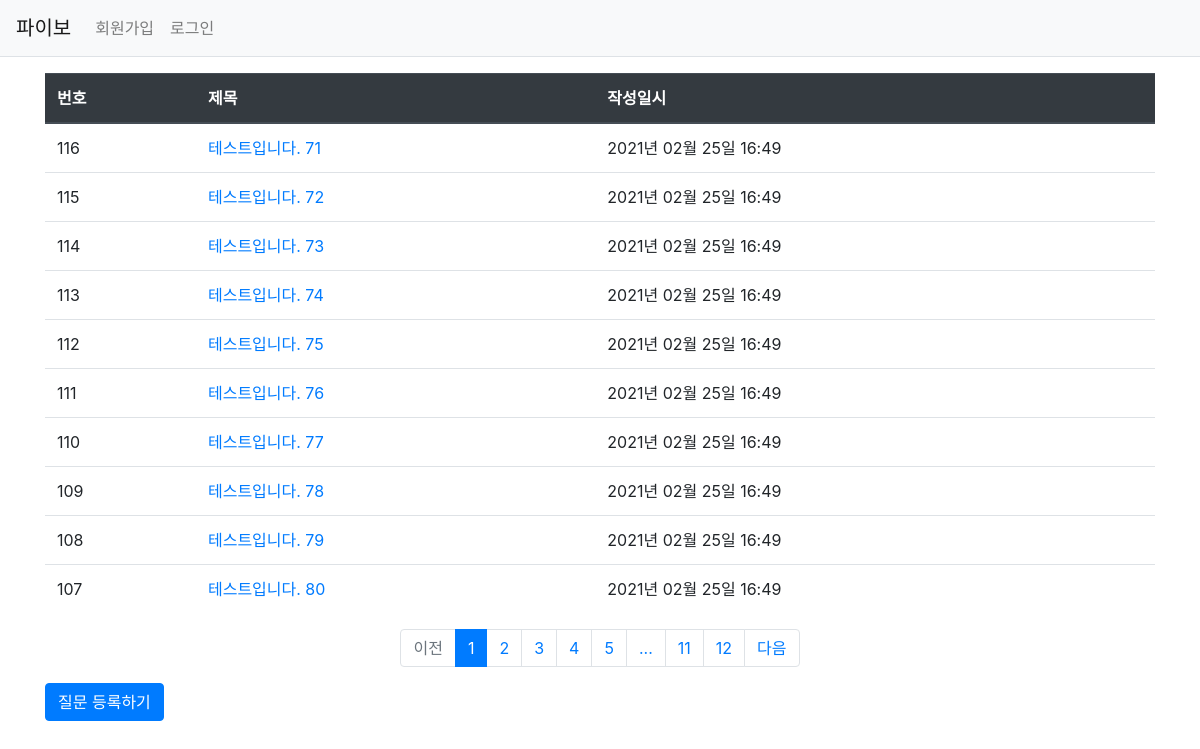
The page /question/list on the database its author committed.
### Pybo/models.py (models this page shows)
class Question(db.Model):
    id = db.Column(db.Integer, primary_key=True)  # primary_key는 중복되지 않는 값임
    subject = db.Column(db.String(200), nullable=False)
    content = db.Column(db.Text(), nullable=False)
    create_date = db.Column(db.DateTime(), nullable=False)

### Pybo/views/question_views.py (the view)
@bp.route('/list')
def qlist():
    page = request.args.get('page', type=int, default=1)
    question_list = Question.query.order_by(Question.create_date.desc())
    question_list = question_list.paginate(page, per_page=10)
    print(question_list.total)
    print(question_list.per_page)
    print(question_list.iter_pages)
    print(question_list.prev_num)
    return render_template('question/question_list.html', question_list=question_list)

### Pybo/filter.py (called while the page is built)
def format_datetime(value, fmt='%Y년 %m월 %d일 %H:%M'):
    return value.strftime(fmt)

### Pybo/views/auth_views.py (called while the page is built)
@bp.before_app_request
def load_logged_ina_user():
    user_id = session.get('user_id')
    if user_id is None:
        g.user = None
    else:
        g.user = User.query.get(user_id)

### Pybo/templates/question/question_list.html (shortened to what this page needs)
{% extends 'base.html' %}
{% block content %}
<link rel="stylesheet" href="{{url_for('static', filename='bootstrap.min.css')}}">
<div class="container my-3">
    <table class="table">
        <thead>
            <tr class="thead-dark">
                <th>번호</th>
                <th>제목</th>
                <th>작성일시</th>
            </tr>
        </thead>
        <tbody>
            {% if question_list %}
                {% for question in question_list.items %}
                <tr>
                    <td>{{ question_list.total - ((question_list.page-1) * question_list.per_page) - loop.index0 }}</td>
                    <td>
                        <a href="{{ url_for('question.detail', question_id=question.id) }}"> {{question.subject}} </a>
                    </td>
                    <td>
                        {{ question.create_date | datetime }}
                    </td>
                </tr>
                {% endfor %}
            {% else %}
            <tr>
                <td colspan="'3">질문이 없습니다.</td>
            </tr>
            {% endif %}
        </tbody>
    </table>
    <ul class="pagination justify-content-center">
        {% if question_list.has_prev %}
        <li class="page-item">
            <a class="page-link" href="?page={{ question_list.prev_num }}">이전</a>
        </li>
        {% else %}
        <li class="page-item disabled">
            <a class="page-link" tabindex="-1" aria-disabled="true" href="#">이전</a>
        </li>
        {% endif %}
        {% for page_num in question_list.iter_pages() %}
            {% if page_num %}
                {% if page_num != question_list.page %}
                <li class="page-item">
                    <a class="page-link" href="?page={{ page_num }}">{{ page_num }}</a>
                </li>
                {% else %}
                <li class="page-item active" aria-current="page">
                    <a class="page-link" href="#">{{ page_num }}</a>
                </li>
                {% endif %}
           {% else %}
                <li class="disabled">
                    <a class="page-link" href="#">...</a>
                </li>
           {% endif %}
        {% endfor %}
        {% if question_list.has_next %}
        <li class="page-item">
            <a class="page-link" href="?page={{ question_list.next_num }}">다음</a>
        </li>
        {% else %}
        <li class="page-item disabled">
            <a class="page-link" tabindex="-1" aria-disabled="true" href="#">다음</a>
        </li>
        {% endif %}
    </ul>
    <a href="{{url_for('question.create')}}" class="btn btn-primary">질문 등록하기</a>
</div>
{% endblock %}

### rows shown on the page
Question: total "116", subject "테스트입니다. 71", create_date "2021년 02월 25일 16:49"
Question: total "115", subject "테스트입니다. 72", create_date "2021년 02월 25일 16:49"
Question: total "114", subject "테스트입니다. 73", create_date "2021년 02월 25일 16:49"
Question: total "113", subject "테스트입니다. 74", create_date "2021년 02월 25일 16:49"
Question: total "112", subject "테스트입니다. 75", create_date "2021년 02월 25일 16:49"
Question: total "111", subject "테스트입니다. 76", create_date "2021년 02월 25일 16:49"
Question: total "110", subject "테스트입니다. 77", create_date "2021년 02월 25일 16:49"
Question: total "109", subject "테스트입니다. 78", create_date "2021년 02월 25일 16:49"
Question: total "108", subject "테스트입니다. 79", create_date "2021년 02월 25일 16:49"
Question: total "107", subject "테스트입니다. 80", create_date "2021년 02월 25일 16:49"

### other values the page prints
{{ page_num }} "1"
{{ page_num }} "2" "3" "4" "5" "11" "12"
